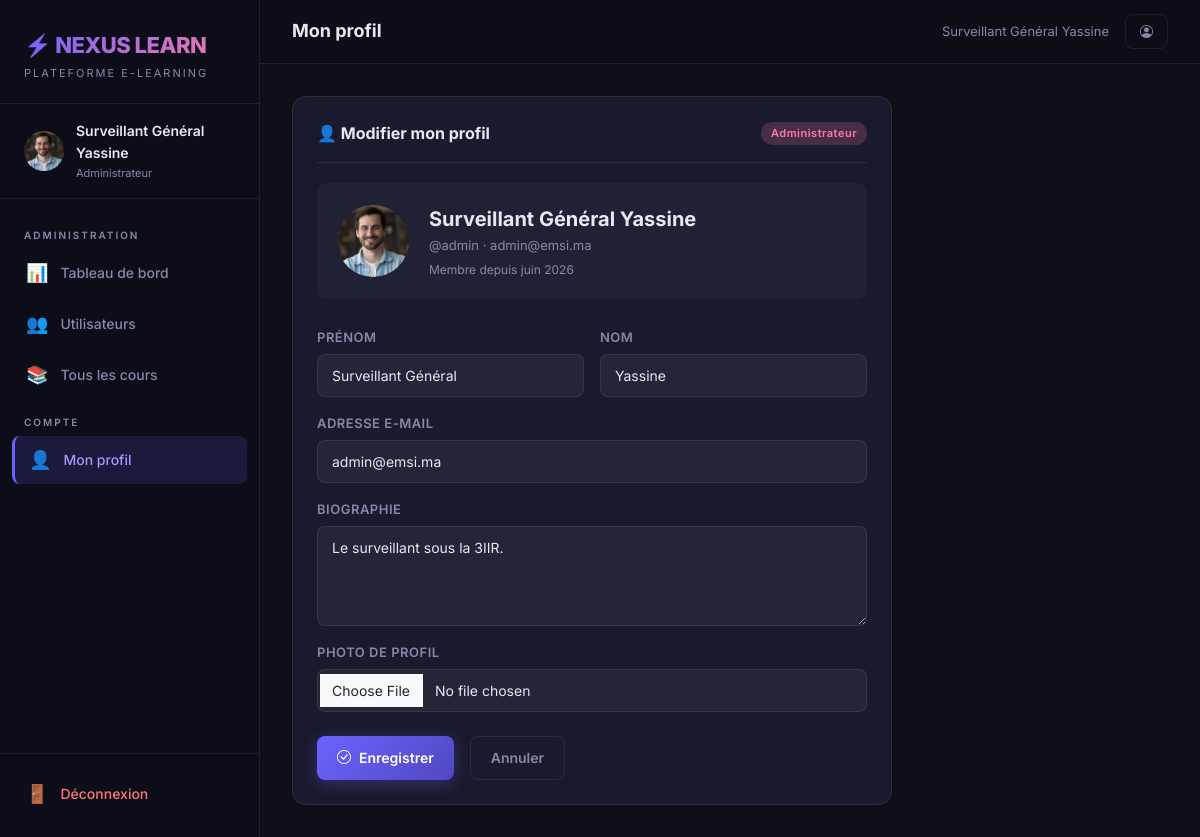
The app's page /profil/ (signed in) with its own data.
### plateforme/models.py (models this page shows, shortened)
class ProfilUtilisateur(models.Model):
    ROLE_CHOICES = [
        ('admin', 'Administrateur'),
        ('enseignant', 'Enseignant'),
        ('etudiant', 'Étudiant'),
    ]
    utilisateur = models.OneToOneField(User, on_delete=models.CASCADE, related_name='profil')
    role = models.CharField(max_length=20, choices=ROLE_CHOICES, default='etudiant')
    bio = models.TextField(blank=True, null=True, verbose_name='Biographie')
    photo = models.ImageField(upload_to='photos/', blank=True, null=True, verbose_name='Photo de profil')
    date_creation = models.DateTimeField(default=timezone.now)
    class Meta:
        verbose_name = 'Profil Utilisateur'
        verbose_name_plural = 'Profils Utilisateurs'

### plateforme/views.py (the view, shortened to what this page needs)
# urls.py: path('profil/', views.vue_profil, name='profil'),
@login_required
def vue_profil(request):
    profil = get_object_or_404(ProfilUtilisateur, utilisateur=request.user)
    form = FormulaireProfil(
        request.POST or None,
        request.FILES or None,
        instance=profil,
        initial={
            'first_name': request.user.first_name,
            'last_name': request.user.last_name,
            'email': request.user.email,
        }
    )
    return render(request, 'plateforme/profil.html', {'form': form, 'profil': profil})

### plateforme/forms.py
class FormulaireProfil(forms.ModelForm):
    first_name = forms.CharField(
        label='Prénom',
        widget=forms.TextInput(attrs={'class': 'form-control'})
    )
    last_name = forms.CharField(
        label='Nom',
        widget=forms.TextInput(attrs={'class': 'form-control'})
    )
    email = forms.EmailField(
        label='Adresse e-mail',
        widget=forms.EmailInput(attrs={'class': 'form-control'})
    )
    class Meta:
        model = ProfilUtilisateur
        fields = ['bio', 'photo']
        labels = {'bio': 'Biographie', 'photo': 'Photo de profil'}
        widgets = {
            'bio': forms.Textarea(attrs={'class': 'form-control', 'rows': 3}),
            'photo': forms.FileInput(attrs={'class': 'form-control'}),
        }

### templates/plateforme/profil.html (shortened to what this page needs)
{% extends 'plateforme/base.html' %}
{% block page_title %}Mon profil{% endblock %}
{% block contenu %}
<div style="max-width:600px;">
  <div class="nx-card">
    <div class="nx-card-header">
      <span class="nx-card-title">👤 Modifier mon profil</span>
      <span class="nx-badge {% if profil.role == 'admin' %}nx-badge-admin{% elif profil.role == 'enseignant' %}nx-badge-enseignant{% else %}nx-badge-etudiant{% endif %}">
        {{ profil.get_role_display }}
      </span>
    </div>
    <div style="display:flex; align-items:center; gap:20px; margin-bottom:28px; padding:20px; background:rgba(255,255,255,0.03); border-radius:10px;">
      {% if profil.photo %}
        <img src="{{ profil.photo.url }}" alt="Photo" style="width:72px; height:72px; border-radius:50%; object-fit:cover;">
      {% else %}
        <div class="nx-avatar" style="width:72px; height:72px; font-size:28px;">
          {{ user.first_name|first|upper }}{{ user.last_name|first|upper }}
        </div>
      {% endif %}
      <div>
        <div style="font-size:20px; font-weight:700;">{{ user.get_full_name|default:user.username }}</div>
        <div style="color:var(--text-muted); font-size:13px;">@{{ user.username }} · {{ user.email }}</div>
        <div style="font-size:12px; color:var(--text-muted); margin-top:4px;">Membre depuis {{ user.date_joined|date:"F Y" }}</div>
      </div>
    </div>
    <form method="post" enctype="multipart/form-data" novalidate>
      <div class="row g-3">
        <div class="col-6">
          <label class="form-label">{{ form.first_name.label }}</label>
          {{ form.first_name }}
        </div>
        <div class="col-6">
          <label class="form-label">{{ form.last_name.label }}</label>
          {{ form.last_name }}
        </div>
        <div class="col-12">
          <label class="form-label">{{ form.email.label }}</label>
          {{ form.email }}
        </div>
        <div class="col-12">
          <label class="form-label">{{ form.bio.label }}</label>
          {{ form.bio }}
        </div>
        <div class="col-12">
          <label class="form-label">{{ form.photo.label }}</label>
          {{ form.photo }}
        </div>
      </div>
      <div class="d-flex gap-3 mt-4">
        <button type="submit" class="btn-nx btn-nx-primary">
          <i class="bi bi-check-circle"></i> Enregistrer
        </button>
        <a href="{% url 'accueil' %}" class="btn-nx btn-nx-ghost">Annuler</a>
      </div>
    </form>
  </div>
</div>
{% endblock %}

### templates/plateforme/base.html (shortened to what this page needs)
{% load static %}
<!DOCTYPE html>
<html lang="fr">
<head>
  <link href="https://cdn.jsdelivr.net/npm/bootstrap@5.3.2/dist/css/bootstrap.min.css" rel="stylesheet">
  <link rel="stylesheet" href="https://cdn.jsdelivr.net/npm/bootstrap-icons@1.11.3/font/bootstrap-icons.min.css">
  <link rel="stylesheet" href="{% static 'css/nexus.css' %}">
</head>
<body>
<div class="nx-wrapper">
  <aside class="nx-sidebar">
    <div class="nx-sidebar-header">
      <div class="nx-logo">⚡ NEXUS LEARN</div>
      <div class="nx-logo-sub">Plateforme E-Learning</div>
    </div>
    {% if user.is_authenticated %}
    <div class="nx-user-info">
      {% if user.profil.photo %}
        <img src="{{ user.profil.photo.url }}" class="nx-avatar" alt="Photo">
      {% else %}
        <div class="nx-avatar">{{ user.first_name|first|upper }}{{ user.last_name|first|upper }}</div>
      {% endif %}
      <div>
        <div class="nx-user-name">{{ user.get_full_name|default:user.username }}</div>
        <div class="nx-user-role">{{ user.profil.get_role_display }}</div>
      </div>
    </div>
    {% endif %}
    <nav class="nx-nav">
      {% if user.is_authenticated %}
        {% with role=user.profil.role %}
          {% if role == 'admin' %}
          <div class="nx-nav-section">Administration</div>
          <a href="{% url 'tableau_bord_admin' %}" class="nx-nav-link {% if request.resolver_match.url_name == 'tableau_bord_admin' %}active{% endif %}">
            <span class="icon">📊</span> Tableau de bord
          </a>
          <a href="{% url 'admin_utilisateurs' %}" class="nx-nav-link {% if 'utilisateur' in request.resolver_match.url_name %}active{% endif %}">
            <span class="icon">👥</span> Utilisateurs
          </a>
          <a href="{% url 'admin_cours' %}" class="nx-nav-link {% if request.resolver_match.url_name == 'admin_cours' %}active{% endif %}">
            <span class="icon">📚</span> Tous les cours
          </a>
          {% endif %}
          <div class="nx-nav-section">Compte</div>
          <a href="{% url 'profil' %}" class="nx-nav-link {% if request.resolver_match.url_name == 'profil' %}active{% endif %}">
            <span class="icon">👤</span> Mon profil
          </a>
        {% endwith %}
      {% endif %}
    </nav>
    <div class="nx-sidebar-footer">
      {% if user.is_authenticated %}
      <a href="{% url 'deconnexion' %}" class="nx-nav-link" style="color:#ff7675;">
        <span class="icon">🚪</span> Déconnexion
      </a>
      {% endif %}
    </div>
  </aside>
  <main class="nx-main">
    <div class="nx-topbar">
      <div class="nx-page-title">{% block page_title %}Nexus Learn{% endblock %}</div>
      <div class="d-flex align-center gap-3">
        {% if user.is_authenticated %}
          <span class="text-muted fs-sm">{{ user.get_full_name|default:user.username }}</span>
          <a href="{% url 'profil' %}" class="btn-nx btn-nx-ghost btn-nx-sm">
            <i class="bi bi-person-circle"></i>
          </a>
        {% endif %}
      </div>
    </div>
    <div class="nx-content nx-fade-in">
      {% block contenu %}{% endblock %}
    </div>
  </main>
</div>
</body>
</html>

### records on screen
ProfilUtilisateur: role "Administrateur", photo (picture), bio "Le surveillant sous la 3IIR."

### other values on screen
{{ user.get_full_name|default:user.username }} "Surveillant Général Yassine"
{{ user.profil.get_role_display }} "Administrateur"
{{ user.username }} "admin"
{{ user.email }} "admin@emsi.ma"
{{ user.date_joined|date:"F Y" }} "juin 2026"
